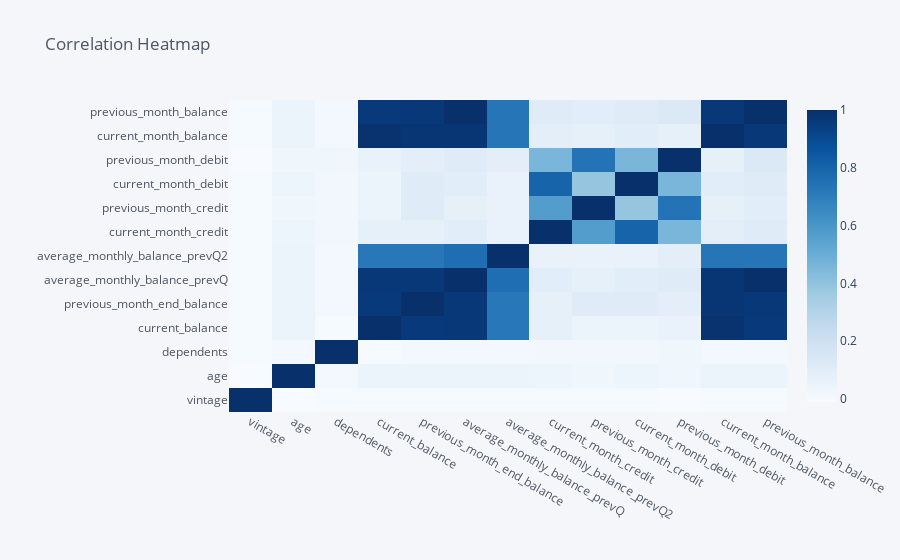

Here is the notebook cell this chart was saved with:
### Code cell
# Create a heatmap of the correlation matrix
corr_mat.iplot(kind='heatmap', colorscale='Blues', title='Correlation Heatmap')

### Figure 1 — Plotly figure (JSON) as saved in the notebook; plotly's stock layout.template omitted (floating-point values rounded to 4 significant figures; data arrays with more than 128 entries replaced by an {"elided": "..."} marker saying what was removed)
{"data": [{"colorscale": [[0, "rgb(247,251,255)"], [0.125, "rgb(222,235,247)"], [0.25, "rgb(198,219,239)"], [0.375, "rgb(158,202,225)"], [0.5, "rgb(107,174,214)"], [0.625, "rgb(66,146,198)"], [0.75, "rgb(33,113,181)"], [0.875, "rgb(8,81,156)"], [1, "rgb(8,48,107)"]], "type": "heatmap", "x": ["vintage", "age", "dependents", "current_balance", "previous_month_end_balance", "average_monthly_balance_prevQ", "average_monthly_balance_prevQ2", "current_month_credit", "previous_month_credit", "current_month_debit", "previous_month_debit", "current_month_balance", "previous_month_balance"], "y": ["vintage", "age", "dependents", "current_balance", "previous_month_end_balance", "average_monthly_balance_prevQ", "average_monthly_balance_prevQ2", "current_month_credit", "previous_month_credit", "current_month_debit", "previous_month_debit", "current_month_balance", "previous_month_balance"], "z": {"elided": "13x13 float values"}, "zmax": 1, "zmin": -0.01}], "layout": {"legend": {"bgcolor": "#F5F6F9", "font": {"color": "#4D5663"}}, "paper_bgcolor": "#F5F6F9", "plot_bgcolor": "#F5F6F9", "title": {"font": {"color": "#4D5663"}, "text": "Correlation Heatmap"}, "xaxis": {"gridcolor": "#E1E5ED", "showgrid": true, "tickfont": {"color": "#4D5663"}, "title": {"font": {"color": "#4D5663"}, "text": ""}, "zerolinecolor": "#E1E5ED"}, "yaxis": {"gridcolor": "#E1E5ED", "showgrid": true, "tickfont": {"color": "#4D5663"}, "title": {"font": {"color": "#4D5663"}, "text": ""}, "zerolinecolor": "#E1E5ED"}}}
